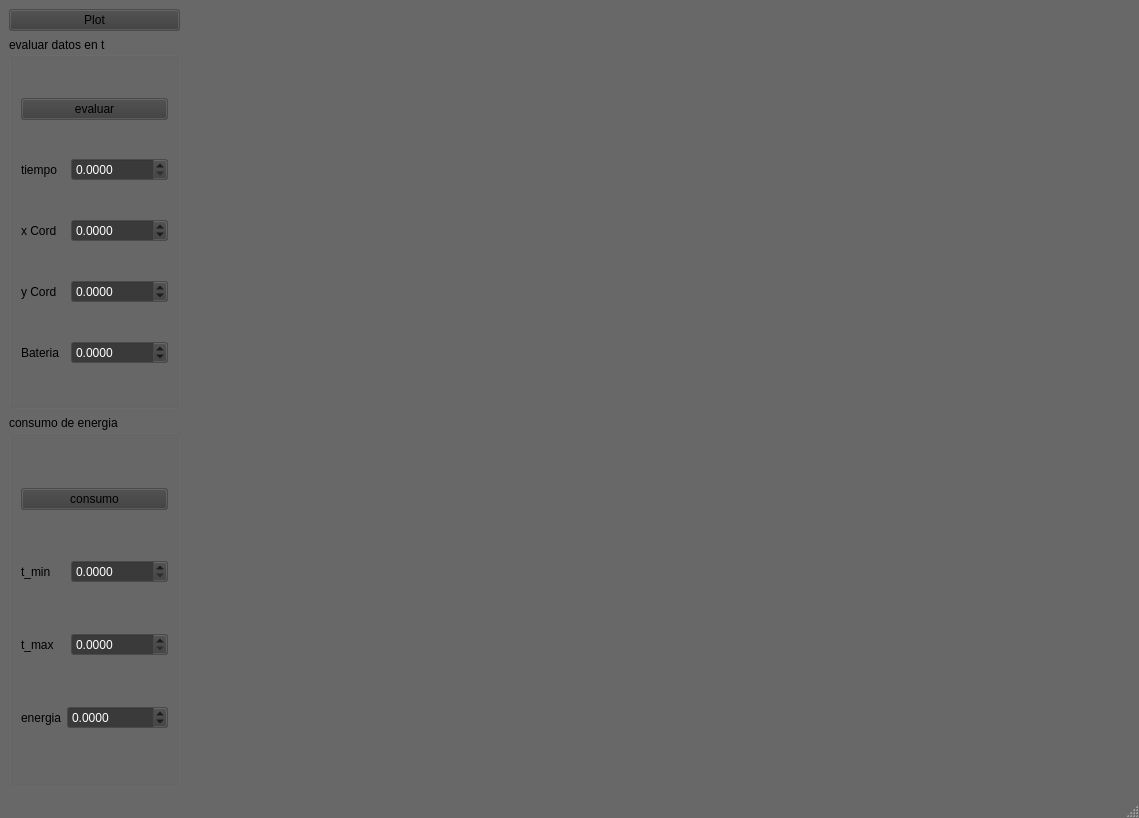
<?xml version="1.0" encoding="UTF-8"?>
<ui version="4.0">
 <class>de_info_aprobada</class>
 <widget class="QMainWindow" name="de_info_aprobada">
  <property name="geometry">
   <rect>
    <x>0</x>
    <y>0</y>
    <width>1139</width>
    <height>818</height>
   </rect>
  </property>
  <property name="palette">
   <palette>
    <active>
     <colorrole role="Button">
      <brush brushstyle="SolidPattern">
       <color alpha="255">
        <red>58</red>
        <green>58</green>
        <blue>58</blue>
       </color>
      </brush>
     </colorrole>
     <colorrole role="Text">
      <brush brushstyle="SolidPattern">
       <color alpha="255">
        <red>255</red>
        <green>255</green>
        <blue>255</blue>
       </color>
      </brush>
     </colorrole>
     <colorrole role="Base">
      <brush brushstyle="SolidPattern">
       <color alpha="255">
        <red>58</red>
        <green>58</green>
        <blue>58</blue>
       </color>
      </brush>
     </colorrole>
     <colorrole role="Window">
      <brush brushstyle="SolidPattern">
       <color alpha="255">
        <red>104</red>
        <green>104</green>
        <blue>104</blue>
       </color>
      </brush>
     </colorrole>
     <colorrole role="Highlight">
      <brush brushstyle="SolidPattern">
       <color alpha="255">
        <red>64</red>
        <green>64</green>
        <blue>193</blue>
       </color>
      </brush>
     </colorrole>
    </active>
    <inactive>
     <colorrole role="Button">
      <brush brushstyle="SolidPattern">
       <color alpha="255">
        <red>58</red>
        <green>58</green>
        <blue>58</blue>
       </color>
      </brush>
     </colorrole>
     <colorrole role="Text">
      <brush brushstyle="SolidPattern">
       <color alpha="255">
        <red>255</red>
        <green>255</green>
        <blue>255</blue>
       </color>
      </brush>
     </colorrole>
     <colorrole role="Base">
      <brush brushstyle="SolidPattern">
       <color alpha="255">
        <red>58</red>
        <green>58</green>
        <blue>58</blue>
       </color>
      </brush>
     </colorrole>
     <colorrole role="Window">
      <brush brushstyle="SolidPattern">
       <color alpha="255">
        <red>104</red>
        <green>104</green>
        <blue>104</blue>
       </color>
      </brush>
     </colorrole>
     <colorrole role="Highlight">
      <brush brushstyle="SolidPattern">
       <color alpha="255">
        <red>64</red>
        <green>64</green>
        <blue>193</blue>
       </color>
      </brush>
     </colorrole>
    </inactive>
    <disabled>
     <colorrole role="Button">
      <brush brushstyle="SolidPattern">
       <color alpha="255">
        <red>58</red>
        <green>58</green>
        <blue>58</blue>
       </color>
      </brush>
     </colorrole>
     <colorrole role="Base">
      <brush brushstyle="SolidPattern">
       <color alpha="255">
        <red>104</red>
        <green>104</green>
        <blue>104</blue>
       </color>
      </brush>
     </colorrole>
     <colorrole role="Window">
      <brush brushstyle="SolidPattern">
       <color alpha="255">
        <red>104</red>
        <green>104</green>
        <blue>104</blue>
       </color>
      </brush>
     </colorrole>
    </disabled>
   </palette>
  </property>
  <property name="windowTitle">
   <string>rastreo de dron</string>
  </property>
  <property name="windowIcon">
   <iconset theme="QIcon::ThemeIcon::NetworkWired"/>
  </property>
  <widget class="QWidget" name="centralwidget">
   <layout class="QHBoxLayout" name="horizontalLayout" stretch="0,1">
    <item>
     <layout class="QVBoxLayout" name="verticalLayout">
      <item>
       <widget class="QPushButton" name="butt_plotear">
        <property name="text">
         <string>Plot</string>
        </property>
       </widget>
      </item>
      <item>
       <widget class="QGroupBox" name="groupBox_5">
        <property name="title">
         <string>evaluar datos en t</string>
        </property>
        <layout class="QVBoxLayout" name="verticalLayout_3">
         <item>
          <layout class="QHBoxLayout" name="horizontalLayout_4">
           <item>
            <widget class="QPushButton" name="butt_evaluar">
             <property name="text">
              <string>evaluar</string>
             </property>
            </widget>
           </item>
          </layout>
         </item>
         <item>
          <layout class="QHBoxLayout" name="horizontalLayout_3">
           <item>
            <widget class="QLabel" name="label_7">
             <property name="text">
              <string>tiempo</string>
             </property>
            </widget>
           </item>
           <item>
            <widget class="QDoubleSpinBox" name="time_value">
             <property name="decimals">
              <number>4</number>
             </property>
             <property name="minimum">
              <double>0.000000000000000</double>
             </property>
             <property name="maximum">
              <double>1000000.000000000000000</double>
             </property>
            </widget>
           </item>
          </layout>
         </item>
         <item>
          <layout class="QHBoxLayout" name="horizontalLayout_5">
           <item>
            <widget class="QLabel" name="label_8">
             <property name="text">
              <string>x Cord</string>
             </property>
            </widget>
           </item>
           <item>
            <widget class="QDoubleSpinBox" name="x_value">
             <property name="decimals">
              <number>4</number>
             </property>
             <property name="minimum">
              <double>-131.000000000000000</double>
             </property>
             <property name="maximum">
              <double>1000000.000000000000000</double>
             </property>
            </widget>
           </item>
          </layout>
         </item>
         <item>
          <layout class="QHBoxLayout" name="horizontalLayout_6">
           <item>
            <widget class="QLabel" name="label_9">
             <property name="text">
              <string>y Cord</string>
             </property>
            </widget>
           </item>
           <item>
            <widget class="QDoubleSpinBox" name="y_value">
             <property name="decimals">
              <number>4</number>
             </property>
             <property name="minimum">
              <double>-107.000000000000000</double>
             </property>
             <property name="maximum">
              <double>1000000.000000000000000</double>
             </property>
            </widget>
           </item>
          </layout>
         </item>
         <item>
          <layout class="QHBoxLayout" name="horizontalLayout_7">
           <item>
            <widget class="QLabel" name="label_10">
             <property name="text">
              <string>Bateria</string>
             </property>
            </widget>
           </item>
           <item>
            <widget class="QDoubleSpinBox" name="bat_value">
             <property name="decimals">
              <number>4</number>
             </property>
             <property name="minimum">
              <double>-149.000000000000000</double>
             </property>
             <property name="maximum">
              <double>1000000.000000000000000</double>
             </property>
            </widget>
           </item>
          </layout>
         </item>
        </layout>
       </widget>
      </item>
      <item>
       <widget class="QGroupBox" name="groupBox_6">
        <property name="title">
         <string>consumo de energia</string>
        </property>
        <layout class="QVBoxLayout" name="verticalLayout_5">
         <item>
          <layout class="QHBoxLayout" name="horizontalLayout_8">
           <item>
            <widget class="QPushButton" name="butt_consumo">
             <property name="text">
              <string>consumo</string>
             </property>
            </widget>
           </item>
          </layout>
         </item>
         <item>
          <layout class="QHBoxLayout" name="horizontalLayout_9">
           <item>
            <widget class="QLabel" name="label_11">
             <property name="text">
              <string>t_min</string>
             </property>
            </widget>
           </item>
           <item>
            <widget class="QDoubleSpinBox" name="t_min_value">
             <property name="decimals">
              <number>4</number>
             </property>
             <property name="maximum">
              <double>1000000.000000000000000</double>
             </property>
            </widget>
           </item>
          </layout>
         </item>
         <item>
          <layout class="QHBoxLayout" name="horizontalLayout_10">
           <item>
            <widget class="QLabel" name="label_12">
             <property name="text">
              <string>t_max</string>
             </property>
            </widget>
           </item>
           <item>
            <widget class="QDoubleSpinBox" name="tmax_value">
             <property name="decimals">
              <number>4</number>
             </property>
             <property name="maximum">
              <double>1000000.000000000000000</double>
             </property>
            </widget>
           </item>
          </layout>
         </item>
         <item>
          <layout class="QHBoxLayout" name="horizontalLayout_11">
           <item>
            <widget class="QLabel" name="label_13">
             <property name="text">
              <string>energia</string>
             </property>
            </widget>
           </item>
           <item>
            <widget class="QDoubleSpinBox" name="energia_value">
             <property name="decimals">
              <number>4</number>
             </property>
             <property name="minimum">
              <double>-1111237.000000000000000</double>
             </property>
             <property name="maximum">
              <double>1000000.000000000000000</double>
             </property>
            </widget>
           </item>
          </layout>
         </item>
        </layout>
       </widget>
      </item>
     </layout>
    </item>
    <item>
     <layout class="QVBoxLayout" name="verticalLayout_4">
      <item>
       <widget class="QCustomPlot" name="widget_cord_x" native="true">
        <property name="minimumSize">
         <size>
          <width>0</width>
          <height>0</height>
         </size>
        </property>
        <property name="maximumSize">
         <size>
          <width>16777215</width>
          <height>16777215</height>
         </size>
        </property>
       </widget>
      </item>
      <item>
       <widget class="QCustomPlot" name="widget_cord_y" native="true">
        <property name="minimumSize">
         <size>
          <width>0</width>
          <height>0</height>
         </size>
        </property>
        <property name="maximumSize">
         <size>
          <width>16777215</width>
          <height>16777215</height>
         </size>
        </property>
       </widget>
      </item>
      <item>
       <widget class="QCustomPlot" name="widget_bat" native="true">
        <property name="minimumSize">
         <size>
          <width>0</width>
          <height>0</height>
         </size>
        </property>
        <property name="maximumSize">
         <size>
          <width>16777215</width>
          <height>16777215</height>
         </size>
        </property>
       </widget>
      </item>
     </layout>
    </item>
   </layout>
  </widget>
  <widget class="QMenuBar" name="menubar">
   <property name="geometry">
    <rect>
     <x>0</x>
     <y>0</y>
     <width>1139</width>
     <height>25</height>
    </rect>
   </property>
  </widget>
  <widget class="QStatusBar" name="statusbar"/>
 </widget>
 <customwidgets>
  <customwidget>
   <class>QCustomPlot</class>
   <extends>QWidget</extends>
   <header location="global">qcustomplot.h</header>
   <container>1</container>
  </customwidget>
 </customwidgets>
 <resources/>
 <connections/>
</ui>
